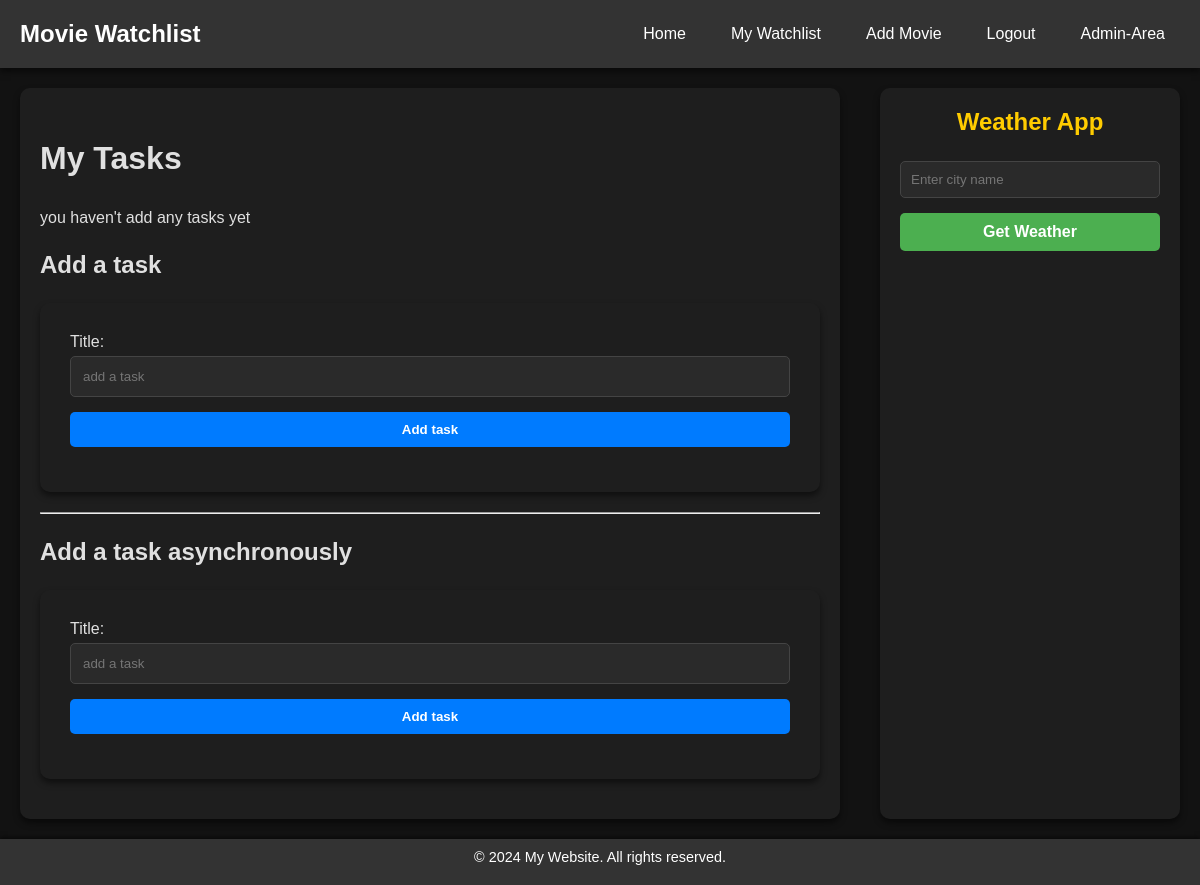
Before: /tasks/ (signed in) with the older database file.
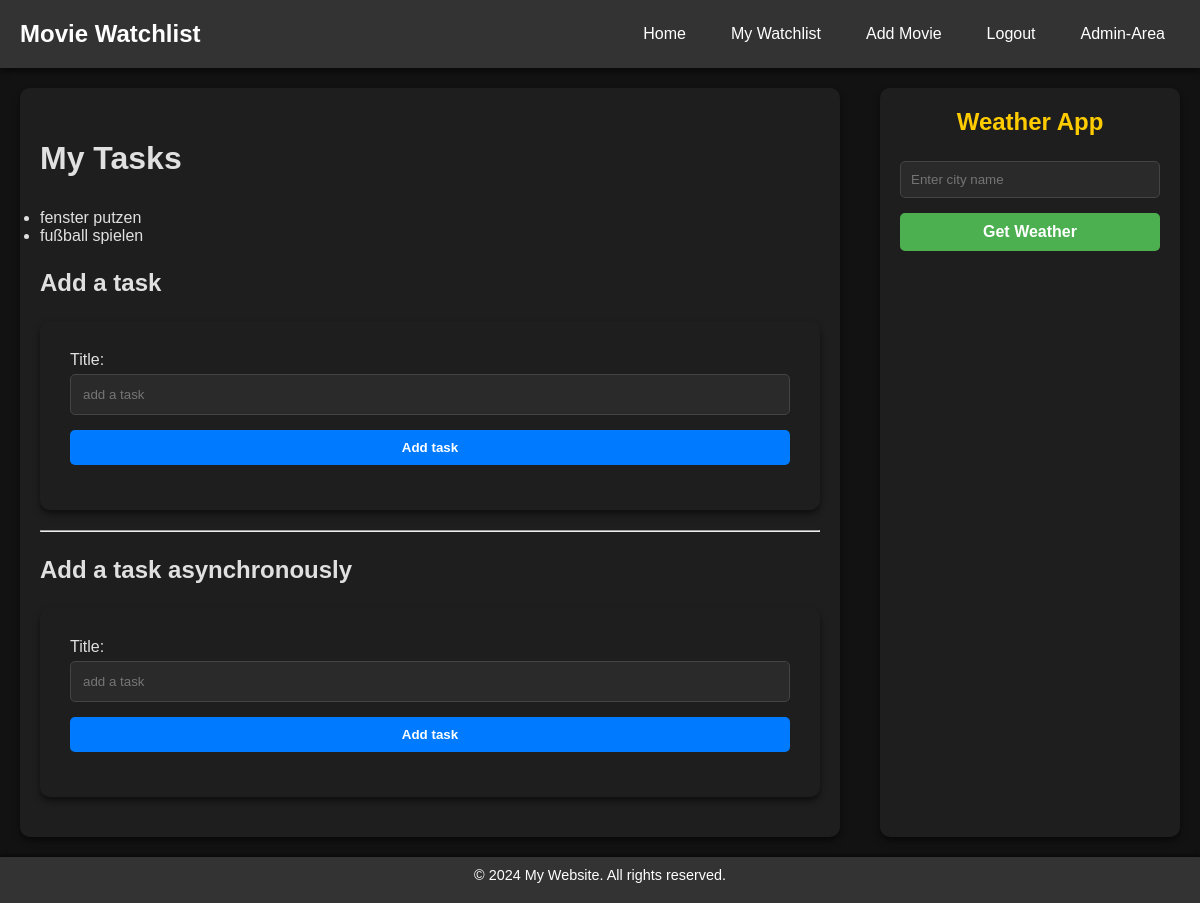
After: the same page with the newer database file.
### tasks/models.py (models this page shows, shortened)
class Task(models.Model):
    user = models.ForeignKey(User, on_delete=models.CASCADE, default=1)
    title = models.CharField(max_length=255)
    created_at = models.DateTimeField(auto_now_add=True)

### tasks/views.py (the view)
@login_required(login_url='accounts:login')
def tasks_list(request):
    if request.method == 'POST':
        form = TaskForm(request.POST)
        if form.is_valid():
            title = form.cleaned_data['title']
            task = Task(title=title, user=request.user)
            task.save()
        tasks = Task.objects.filter(user=request.user)
        async_form = AsyncTaskForm()
        return render(request, 'tasks/tasks_list.html', {'form': form, 'tasks': tasks, 'async_form': async_form})
    else:
        form = TaskForm()
        async_form = AsyncTaskForm()
        tasks = Task.objects.filter(user=request.user)
    return render(request, 'tasks/tasks_list.html', {'form': form, 'tasks': tasks, 'async_form': async_form})

### tasks/forms.py
class TaskForm(forms.Form):
    title = forms.CharField(
        max_length=255,
        widget=forms.TextInput(
            attrs={
                'class': 'form-control',
                'placeholder': 'add a task',
                'required': True
            }
        )
    )

class AsyncTaskForm(forms.Form):
    title = forms.CharField(
        max_length=255,
        widget=forms.TextInput(
            attrs={
                'id': 'title-async',
                'placeholder': 'add a task',
                'required': True
            }
        )
    )

### tasks/templates/tasks/tasks_list.html (shortened to what this page needs)
{% extends "base.html" %}
{% block content %}
<h1>My Tasks</h1>
{% if tasks %}
<ul id='tasks-list'>
    {% for task in tasks %}
        <li>{{ task.title }}</li>
    {% endfor %}
</ul>
{% else %}
<p>you haven't add any tasks yet</p>
{% endif %}
<h2>Add a task</h2>
<form method='POST'>
    {{ form }}
    <input type="submit" value="Add task">
</form>
<hr>
<h2>Add a task asynchronously</h2>
<form id='async-task-form' action={% url 'tasks:add_task' %} method='POST'>
    {{ async_form }}
    <input id='async-form' type="submit" value="Add task">
</form>
{% endblock content %}
{% block sidebar %}
{% include 'partials/_weather.html' %}
{% endblock sidebar %}

### templates/base.html (shortened to what this page needs)
{% load static %}
<!DOCTYPE html>
<html lang="en">
<head>
    {% block stylesheet %}<link rel="stylesheet" href="{% static "css/styles.css" %}">{% endblock stylesheet %}
</head>
<body class="{% block body_class %}{% endblock body_class %}">
    {% include 'partials/_header.html' %}
<div class="content-wrapper">
    <main>
        {% block content %}
        {% endblock content %}
    </main>
    {% block sidebar %}
    {% endblock sidebar %}
</div>
    <footer>
        {% block footer %}
        <p>© 2024 My Website. All rights reserved.</p>
        {% endblock footer %}
    </footer>
</body>
</html>

### templates/partials/_header.html (shortened to what this page needs)
<header>
    <nav class='navbar'>
        <div class="nav-logo">
            <a href="{% url "myapp:index" %}">Movie Watchlist</a>
        </div>
        <ul class='nav-links'>
            <li class="{% if request.path == '/intro/' %}active{% endif %}"><a href="{% url "myapp:index" %}">Home</a></li>
            <li class="{% if request.path == '/movies/watchlist/' %}active{% endif %}"><a href="{% url "movies:watchlist" %}">My Watchlist</a></li>
            <li class="{% if request.path == '/movies/add_movie/' %}active{% endif %}"><a href="{% url "movies:add_movie" %}">Add Movie</a></li>
            {% if user.is_authenticated %}
                <li>
                    <form action="{% url 'accounts:logout' %}" method="post">
                        <input type="submit" value="Logout">
                    </form>
                </li>
            {% endif %}
            {% if user.is_staff %}
                <li>
                    <a href="/admin/">Admin-Area</a>
                </li>
            {% endif %}
        </ul>
    </nav>
</header>

### templates/partials/_weather.html (shortened to what this page needs)
<aside>
    <div class="weather-widget">
        <h3>Weather App</h3>
        <input type="text" id="city" placeholder="Enter city name" />
        <button onclick=fetchWeather()>Get Weather</button>
    </div>
</aside>

### static/css/styles.css (style rules this page uses)
* { margin: 0; padding: 0; box-sizing: border-box; font-family: 'Arial', sans-serif; }
h1, h2 { margin: 1em 0; }
p { margin-bottom: 0.7em }
body { display: flex; flex-direction: column; min-height: 100vh; background-color: #121212; color: #e0e0e0; }
.content-wrapper { display: flex; flex: 1; padding: 20px; gap: 20px; }
main { flex: 3; margin-right: 20px; background-color: #1e1e1e; padding: 20px; border-radius: 10px; box-shadow: 0 4px 6px rgba(0, 0, 0, 0.5); }
aside { flex: 1; background-color: #2a2a2a; color: #e0e0e0; max-width: 300px; padding: 20px; border-radius: 10px; box-shadow: 0 4px 6px rgba(0, 0, 0, 0.5); }
header { background-color: #333; padding: 15px 20px; color: white; box-shadow: 0 4px 6px rgba(0, 0, 0, 0.5); }
footer { background-color: #333; color: white; text-align: center; padding: 10px; font-size: 0.9em; box-shadow: 0 -2px 4px rgba(0, 0, 0, 0.5); }
aside { background-color: #1e1e1e; color: #e0e0e0; padding: 20px; width: 300px; box-shadow: 0 4px 6px rgba(0, 0, 0, 0.5); border-radius: 10px; }
aside .weather-widget { display: flex; flex-direction: column; gap: 15px; text-align: center; }
aside h3 { margin-bottom: 10px; font-size: 1.5em; color: #ffcc00; }
aside input[type="text"] { padding: 10px; width: 100%; border: 1px solid #444; border-radius: 5px; background-color: #2a2a2a; color: white; }
aside button { padding: 10px 15px; background-color: #4caf50; color: white; border: none; border-radius: 5px; font-size: 1em; font-weight: bold; cursor: pointer; transition: background-color 0.3s; }
.navbar { display: flex; justify-content: space-between; align-items: center; max-width: 1200px; margin: 0 auto; }
.nav-logo a { font-size: 1.5em; font-weight: bold; color: white; text-decoration: none; }
.nav-links { list-style: none; display: flex; align-items: center; gap: 15px; }
.nav-links li { margin: 0; display: inline-block; }
.nav-links a, .nav-links form input[type="submit"] { color: white; text-decoration: none; padding: 10px 15px; border-radius: 5px; transition: background-color 0.3s, color 0.3s; font-size: 16px; background-color: transparent; border: none; cursor: pointer; }
.nav-links form { margin: 0; display: inline-block; }
.nav-links form input[type="submit"] { display: inline-block; background-color: transparent; color: white; padding: 10px 15px; border-radius: 5px; font-size: 16px; cursor: pointer; }
footer { background-color: #333; color: white; text-align: center; padding: 10px; font-size: 0.9em; }
main form { background-color: #1e1e1e; padding: 30px; border-radius: 10px; box-shadow: 0 4px 6px rgba(0, 0, 0, 0.5); margin: 0 auto 20px auto; color: #e0e0e0; }
main form label { display: block; margin-bottom: 5px; font-size: 1em; }
main form input, main form select { width: 100%; padding: 12px; margin-bottom: 15px; border: 1px solid #444; border-radius: 5px; background-color: #2a2a2a; color: white; }
main form input[type="submit"] { background-color: #007bff; border: none; padding: 10px 15px; cursor: pointer; font-weight: bold; }

Changed rows visible on the page:
added Task: title "fenster putzen"
added Task: title "fußball spielen"
Other visible differences:
text no longer shown: "you haven't add any tasks yet"
